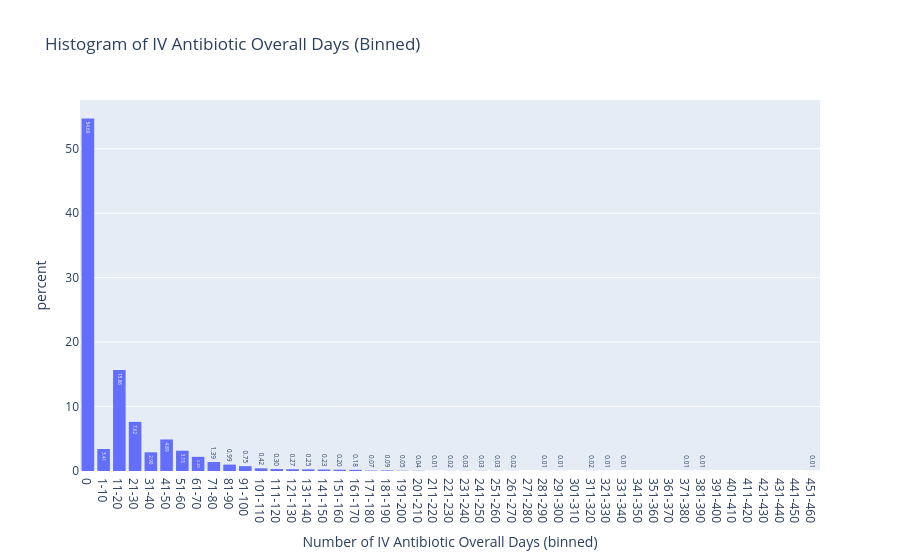

Notebook cell for this chart:
### Code cell
import plotly.express as px
import numpy as np

col = 'Intravenous (IV) Antibiotic Overall Days '

# Create bin edges: 0 (single bin), then 1-10, 11-20, ..., max value present
max_val = df[col].max(skipna=True)
upper = np.ceil(max_val / 10) * 10 if not pd.isnull(max_val) else 100
bins = [0, 1] + list(range(11, int(upper)+10, 10))
# 0 | 1-10 | 11-20 | ... (1-10, 11-20, ..., last bin includes upper outliers)

def bin_label(val):
    if val == 0:
        return "0"
    elif 1 <= val <= 10:
        return "1-10"
    else:
        lower = ((val-1)//10)*10 + 1
        upper = lower + 9
        return f"{lower}-{upper}"

df['_iv_abx_bins'] = df[col].apply(bin_label)

fig = px.histogram(
    df,
    x='_iv_abx_bins',
    histnorm="percent",
    category_orders={'_iv_abx_bins': ["0", "1-10"] + [f"{i}-{i+9}" for i in range(11, int(upper), 10)]},
    text_auto=".2f",
    title="Histogram of IV Antibiotic Overall Days (Binned)",
    labels={'_iv_abx_bins': "Number of IV Antibiotic Overall Days (binned)", "count": "Number of Patients"}
)
fig.update_traces(textangle=90)
fig.update_xaxes(type='category')
fig.show()

### Figure 1 — Plotly figure (JSON) as saved in the notebook; plotly's stock layout.template omitted (floating-point values rounded to 4 significant figures; data arrays with more than 128 entries replaced by an {"elided": "..."} marker saying what was removed)
{"data": [{"alignmentgroup": "True", "bingroup": "x", "histnorm": "percent", "hovertemplate": "Number of IV Antibiotic Overall Days (binned)=%{x}<br>percent=%{y}<extra></extra>", "legendgroup": "", "marker": {"color": "#636efa", "pattern": {"shape": ""}}, "name": "", "offsetgroup": "", "orientation": "v", "showlegend": false, "textangle": 90, "texttemplate": "%{value:.2f}", "type": "histogram", "x": {"elided": "9587 str values"}, "xaxis": "x", "yaxis": "y"}], "layout": {"barmode": "relative", "legend": {"tracegroupgap": 0}, "title": {"text": "Histogram of IV Antibiotic Overall Days (Binned)"}, "xaxis": {"anchor": "y", "categoryarray": ["0", "1-10", "11-20", "21-30", "31-40", "41-50", "51-60", "61-70", "71-80", "81-90", "91-100", "101-110", "111-120", "121-130", "131-140", "141-150", "151-160", "161-170", "171-180", "181-190", "191-200", "201-210", "211-220", "221-230", "231-240", "241-250", "251-260", "261-270", "271-280", "281-290", "291-300", "301-310", "311-320", "321-330", "331-340", "341-350", "351-360", "361-370", "371-380", "381-390", "391-400", "401-410", "411-420", "421-430", "431-440", "441-450", "451-460"], "categoryorder": "array", "domain": [0, 1], "title": {"text": "Number of IV Antibiotic Overall Days (binned)"}, "type": "category"}, "yaxis": {"anchor": "x", "domain": [0, 1], "title": {"text": "percent"}}}}
